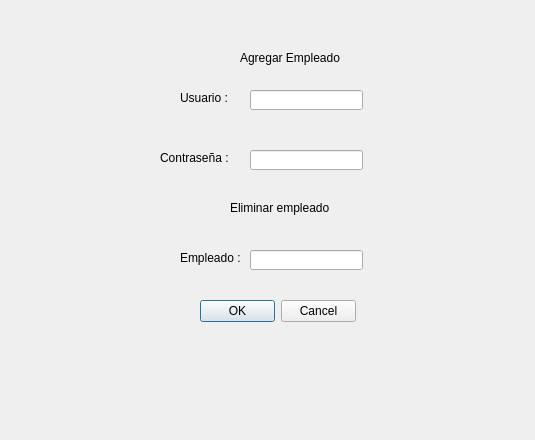
<?xml version="1.0" encoding="UTF-8"?>
<ui version="4.0">
 <class>registro</class>
 <widget class="QWidget" name="registro">
  <property name="geometry">
   <rect>
    <x>0</x>
    <y>0</y>
    <width>535</width>
    <height>440</height>
   </rect>
  </property>
  <property name="windowTitle">
   <string>Form</string>
  </property>
  <widget class="QLineEdit" name="texto_usuario">
   <property name="geometry">
    <rect>
     <x>250</x>
     <y>90</y>
     <width>113</width>
     <height>20</height>
    </rect>
   </property>
  </widget>
  <widget class="QLineEdit" name="texto_empleado">
   <property name="geometry">
    <rect>
     <x>250</x>
     <y>250</y>
     <width>113</width>
     <height>20</height>
    </rect>
   </property>
  </widget>
  <widget class="QLabel" name="etiqueta_usuario">
   <property name="geometry">
    <rect>
     <x>180</x>
     <y>90</y>
     <width>61</width>
     <height>16</height>
    </rect>
   </property>
   <property name="text">
    <string>Usuario :</string>
   </property>
  </widget>
  <widget class="QLineEdit" name="texto_contrasenia">
   <property name="geometry">
    <rect>
     <x>250</x>
     <y>150</y>
     <width>113</width>
     <height>20</height>
    </rect>
   </property>
  </widget>
  <widget class="QLabel" name="etiqueta_empleado">
   <property name="geometry">
    <rect>
     <x>180</x>
     <y>250</y>
     <width>71</width>
     <height>16</height>
    </rect>
   </property>
   <property name="text">
    <string>Empleado :</string>
   </property>
  </widget>
  <widget class="QLabel" name="etiqueta_agregarempleado">
   <property name="geometry">
    <rect>
     <x>240</x>
     <y>50</y>
     <width>131</width>
     <height>16</height>
    </rect>
   </property>
   <property name="text">
    <string>Agregar Empleado</string>
   </property>
  </widget>
  <widget class="QLabel" name="etiqueta_contrasenia">
   <property name="geometry">
    <rect>
     <x>160</x>
     <y>150</y>
     <width>81</width>
     <height>16</height>
    </rect>
   </property>
   <property name="text">
    <string>Contraseña :</string>
   </property>
  </widget>
  <widget class="QLabel" name="etiqueta_eliminarempleado">
   <property name="geometry">
    <rect>
     <x>230</x>
     <y>200</y>
     <width>141</width>
     <height>16</height>
    </rect>
   </property>
   <property name="text">
    <string>Eliminar empleado</string>
   </property>
  </widget>
  <widget class="QDialogButtonBox" name="boton_seleccion">
   <property name="geometry">
    <rect>
     <x>200</x>
     <y>300</y>
     <width>156</width>
     <height>23</height>
    </rect>
   </property>
   <property name="standardButtons">
    <set>QDialogButtonBox::Cancel|QDialogButtonBox::Ok</set>
   </property>
  </widget>
 </widget>
 <resources/>
 <connections/>
</ui>
